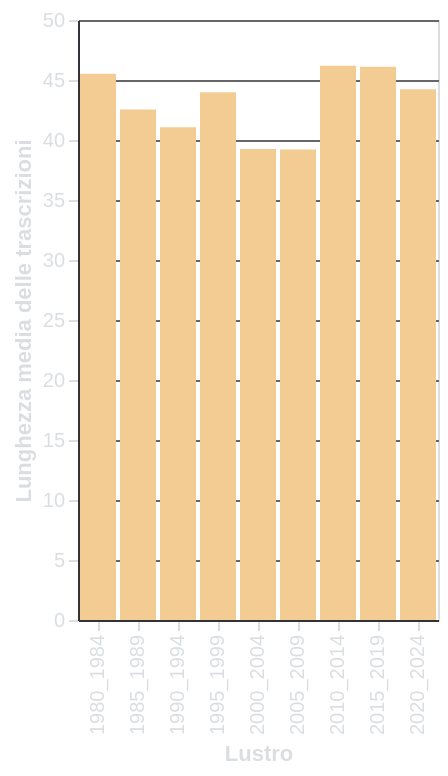

Write the Vega-Lite specification saved for this chart.
### Vega-Lite specification from a JSON file in a GitHub repository (floating-point values rounded to 4 significant figures)
{"$schema": "https://vega.github.io/schema/vega-lite/v5.17.0.json", "config": {"axis": {"domainColor": "#313338", "gridColor": "#666666", "labelColor": "#DBDEE1", "tickColor": "#DBDEE1", "titleColor": "#DBDEE1"}, "background": "transparent", "legend": {"labelColor": "#DBDEE1", "titleColor": "#DBDEE1"}, "title": {"color": "#DBDEE1", "fontSize": 16}}, "data": {"name": "data-f96c776b35b65432d5ba5454725b1ffd"}, "datasets": {"data-f96c776b35b65432d5ba5454725b1ffd": [{"Average Length": 45.52, "Period": "1980_1984"}, {"Average Length": 42.55, "Period": "1985_1989"}, {"Average Length": 41.06, "Period": "1990_1994"}, {"Average Length": 43.99, "Period": "1995_1999"}, {"Average Length": 39.25, "Period": "2000_2004"}, {"Average Length": 39.22, "Period": "2005_2009"}, {"Average Length": 46.18, "Period": "2010_2014"}, {"Average Length": 46.11, "Period": "2015_2019"}, {"Average Length": 44.24, "Period": "2020_2024"}]}, "encoding": {"color": {"value": "#F3CC94"}, "x": {"field": "Period", "title": "Lustro", "type": "nominal"}, "y": {"field": "Average Length", "title": "Lunghezza media delle trascrizioni", "type": "quantitative"}}, "height": 300, "mark": {"type": "bar"}, "width": "container"}
